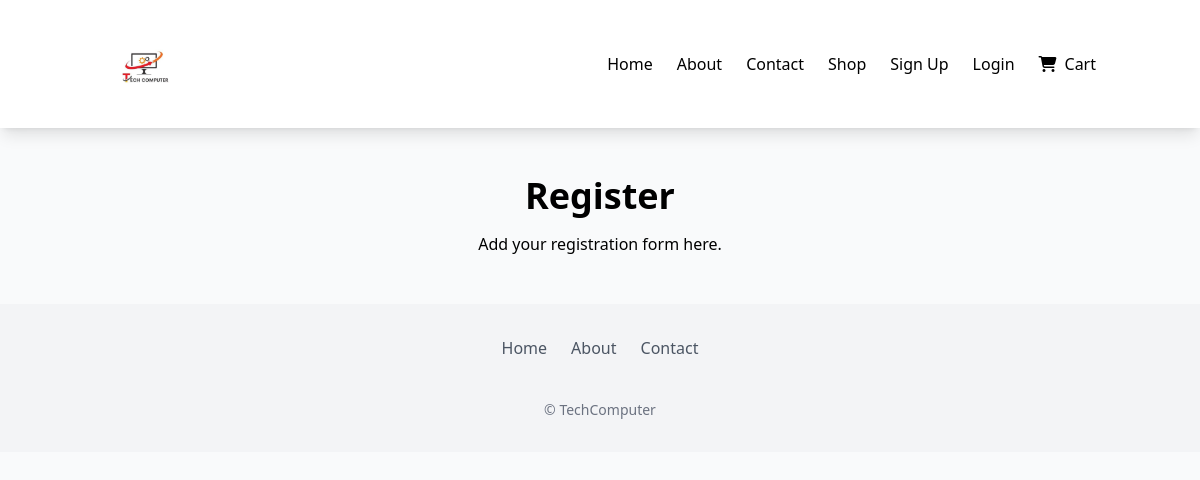
Screenshot of /register/ with the database file from the repository.
### store/models.py (models this page shows, shortened)
class SiteLogo(models.Model):
    logo = models.ImageField(upload_to="site_logo/")
    alt_text = models.CharField(max_length=50, default="TechMart Logo")

### store/views.py (the view)
# urls.py: path('register/', views.register, name='register'),
def register(request):
    return render(request, 'store/register.html')

### store/context_processors.py (called while the page is built)
def site_settings(request):
    return {
        'site_theme': SiteTheme.objects.first(),
        'site_logo': SiteLogo.objects.first() if 'SiteLogo' in locals() else None,
        'nav_links': Category.objects.all(),  # example: use categories as nav links
        'footer_links': FooterLink.objects.all(),
    }

def site_logo(request):
        logo = SiteLogo.objects.first()
        return {'site_logo': logo}

### templates/store/register.html
{% extends "store/base.html" %}
{% block content %}
<h1 class="text-4xl font-bold text-center mt-12">Register</h1>
<p class="text-center mt-4">Add your registration form here.</p>
{% endblock %}

### templates/store/base.html (shortened to what this page needs)
{% load static %}
<!DOCTYPE html>
<html lang="en">
<head>
    <script src="https://cdn.tailwindcss.com"></script>
    <link rel="stylesheet"
          href="https://cdnjs.cloudflare.com/ajax/libs/font-awesome/6.5.2/css/all.min.css"
 />
</head>
<body class="bg-gray-50 text-[var(--text-color)] font-sans">
<nav class="bg-white shadow-lg relative z-50">
    <div class="container mx-auto px-4 py-6 md:flex md:justify-between md:items-center">
        <div class="flex items-center justify-between">
            {% if site_logo %}
                <a href="{% url 'home' %}" class="flex items-center">
                    <img src="{{ site_logo.logo.url }}" alt="{{ site_logo.alt_text }}" class="h-16 md:h-20">
                </a>
            {% else %}
                <a href="{% url 'home' %}" class="font-bold text-2xl md:text-3xl text-[var(--primary-color)]">TechMart</a>
            {% endif %}
        </div>
        <div id="mobile-menu" class="hidden md:flex flex-col md:flex-row md:items-center gap-4 mt-4 md:mt-0">
            <ul class="flex flex-col md:flex-row md:gap-6 items-start md:items-center w-full">
                <li class="w-full md:w-auto"><a href="{% url 'home' %}" class="block py-2 md:py-0 hover:text-[var(--primary-color)] transition font-medium">Home</a></li>
                <li class="w-full md:w-auto"><a href="{% url 'about' %}" class="block py-2 md:py-0 hover:text-[var(--primary-color)] transition font-medium">About</a></li>
                <li class="w-full md:w-auto"><a href="{% url 'contact' %}" class="block py-2 md:py-0 hover:text-[var(--primary-color)] transition font-medium">Contact</a></li>
                <li class="w-full md:w-auto"><a href="{% url 'shop' %}" class="block py-2 md:py-0 hover:text-[var(--primary-color)] transition font-medium">Shop</a></li>
                {% if user.is_authenticated %}
                    <li class="w-full md:w-auto">
                        <a href="{% url 'cart' %}" class="flex items-center py-2 md:py-0 hover:text-[var(--primary-color)] transition font-medium">
                            <i class="fa-solid fa-cart-shopping mr-2"></i>
                            Cart
                            <span id="cart-count" class="ml-1 bg-[var(--secondary-color)] text-white text-xs px-2 py-1 rounded-full">
                                {{ cart_items_count|default:0 }}
                            </span>
                        </a>
                    </li>
                    <li class="w-full md:w-auto"><a href="{% url 'profile' %}" class="block py-2 md:py-0 hover:text-[var(--primary-color)] transition font-medium">Profile</a></li>
                    <li class="w-full md:w-auto">
                        <form method="POST" action="{% url 'logout' %}">
                            {% csrf_token %}
                            <button type="submit" class="w-full text-left py-2 md:py-0 hover:text-[var(--primary-color)] transition font-medium">Logout</button>
                        </form>
                    </li>
                {% else %}
                    <li class="w-full md:w-auto"><a href="{% url 'signup' %}" class="block py-2 md:py-0 hover:text-[var(--primary-color)] transition font-medium">Sign Up</a></li>
                    <li class="w-full md:w-auto"><a href="{% url 'login' %}" class="block py-2 md:py-0 hover:text-[var(--primary-color)] transition font-medium">Login</a></li>
                    <li class="w-full md:w-auto">
                        <a href="{% url 'login' %}?next={% url 'cart' %}" class="flex items-center py-2 md:py-0 hover:text-[var(--primary-color)] transition font-medium">
                            <i class="fa-solid fa-cart-shopping mr-2"></i>
                            Cart
                        </a>
                    </li>
                {% endif %}
            </ul>
        </div>
    </div>
</nav>
<main class="container mx-auto">
    {% block content %}{% endblock %}
</main>
<footer class="bg-gray-100 p-8 mt-12 text-center">
    <div class="container mx-auto flex flex-col items-center">
        <div class="flex flex-wrap justify-center gap-6 mb-4">
            <a href="{% url 'home' %}" class="text-gray-600 hover:text-[var(--primary-color)] transition font-medium">Home</a>
            <a href="{% url 'about' %}" class="text-gray-600 hover:text-[var(--primary-color)] transition font-medium">About</a>
            <a href="{% url 'contact' %}" class="text-gray-600 hover:text-[var(--primary-color)] transition font-medium">Contact</a>
        </div>
        <p class="text-gray-500 text-sm mt-2">&copy; {{ site_logo.alt_text|default:"Techcomputers" }} {{ now|date:"Y" }}</p>
    </div>
</footer>
</body>
</html>

### rows the page displays
SiteLogo: logo (picture), alt_text "TechComputer"
